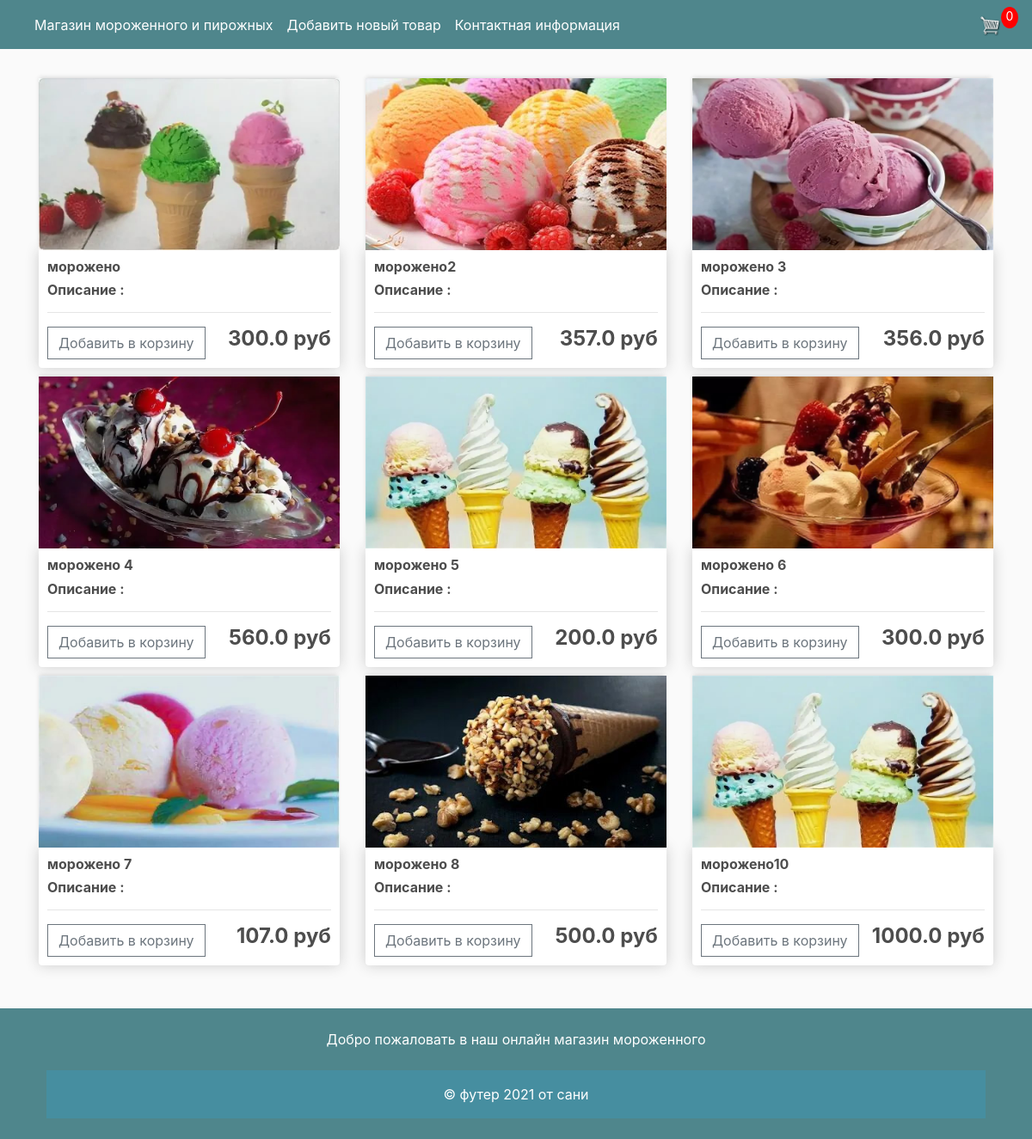
The app's page /, older data.
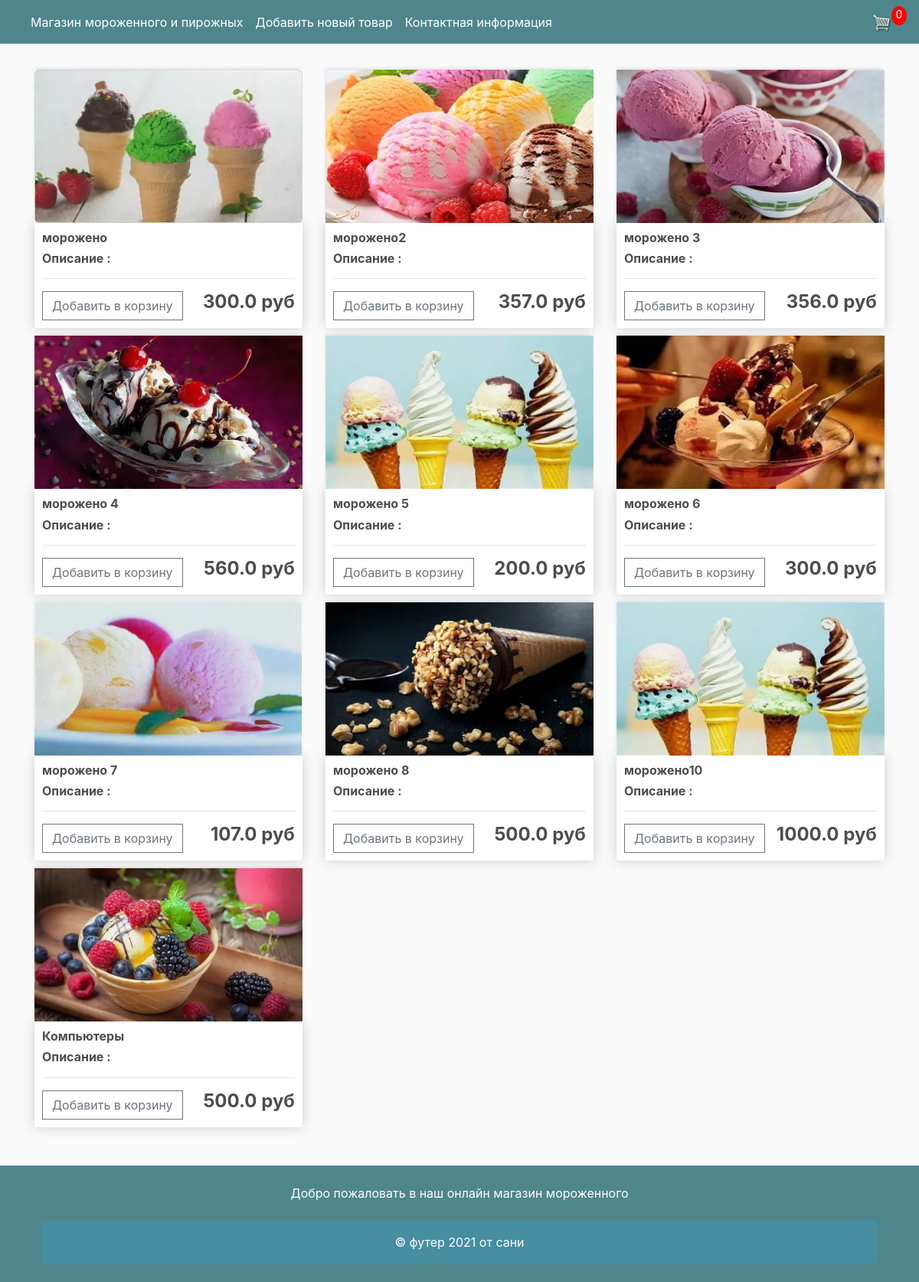
The same page, newer data.
### store/models.py (models this page shows, shortened)
class Product(models.Model):
    name = models.CharField(max_length=200, verbose_name="Название товара")
    description = models.CharField(
        max_length=200, verbose_name="описание товара")
    price = models.FloatField(verbose_name="Цена товара")
    digital = models.BooleanField(
        default=False, null=True, blank=True, verbose_name="Шоколадное"
    )
    image = models.ImageField(null=True, blank=True,
                              verbose_name="Изображение товара")
    @property
    def imageURL(self):
        try:
            url = self.image.url
        except:
            url = ""
        return url

### store/views.py (the view)
# urls.py: path('', include('store.urls')),
def store(request):
    data = cartData(request)
    cartItems = data["cartItems"]
    order = data["order"]
    items = data["items"]
    products = Product.objects.all()
    context = {"products": products, "cartItems": cartItems}
    return render(request, "store/store.html", context)

### store/utils.py (called while the page is built, shortened)
def cookieCart(request):
	try:
		cart = json.loads(request.COOKIES['cart'])
	except:
		cart = {}
		print('CART:', cart)
	items = []
	order = {'get_cart_total':0, 'get_cart_items':0, 'shipping':False}
	cartItems = order['get_cart_items']
	return {'cartItems':cartItems ,'order':order, 'items':items}

def cartData(request):
	if request.user.is_authenticated:
		customer = request.user.customer
		order, created = Order.objects.get_or_create(customer=customer, complete=False)
		items = order.orderitem_set.all()
		cartItems = order.get_cart_items
	else:
		cookieData = cookieCart(request)
		cartItems = cookieData['cartItems']
		order = cookieData['order']
		items = cookieData['items']
	return {'cartItems':cartItems ,'order':order, 'items':items}

### store/templates/store/store.html
{% extends 'store/main.html' %}
{% load static %}
{% block content %}
<div class="row">
	{% for product in products %}
	<div class="col-lg-4">
		<img class="thumbnail" src="{{product.imageURL}}">
		<div class="box-element product">
			<h6><strong>{{product.name}}</strong></h6>
			<h6><strong>Описание : {{product.description}}</strong></h6>
			<hr>
			<button data-product="{{product.id}}" data-action="add"
				class="btn btn-outline-secondary add-btn update-cart">Добавить в корзину</button>
			<h4 style="display: inline-block; float: right"><strong>{{product.price}} руб</strong></h4>
		</div>
	</div>
	{% endfor %}
</div>
{% endblock content %}

Row changes from the older to the newer data that the page shows:
added Product: imageURL (picture), name "Компьютеры", price "500.0"
